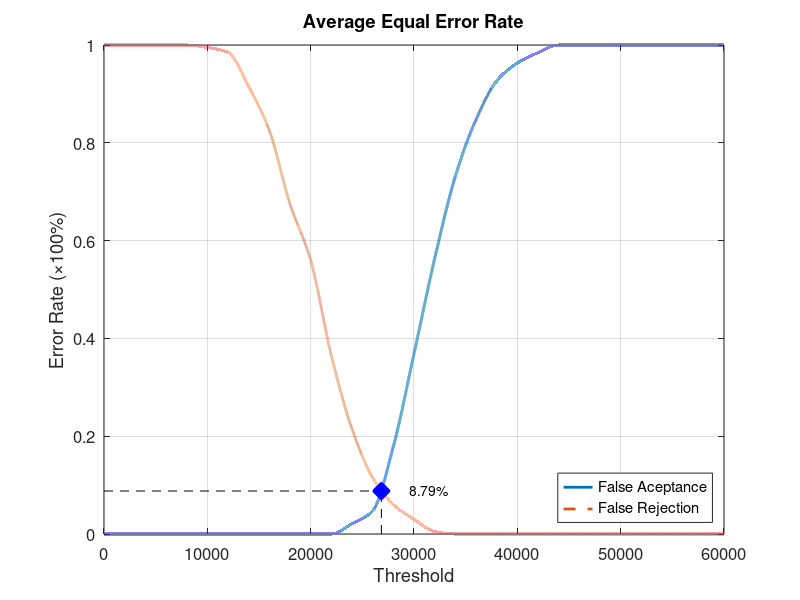
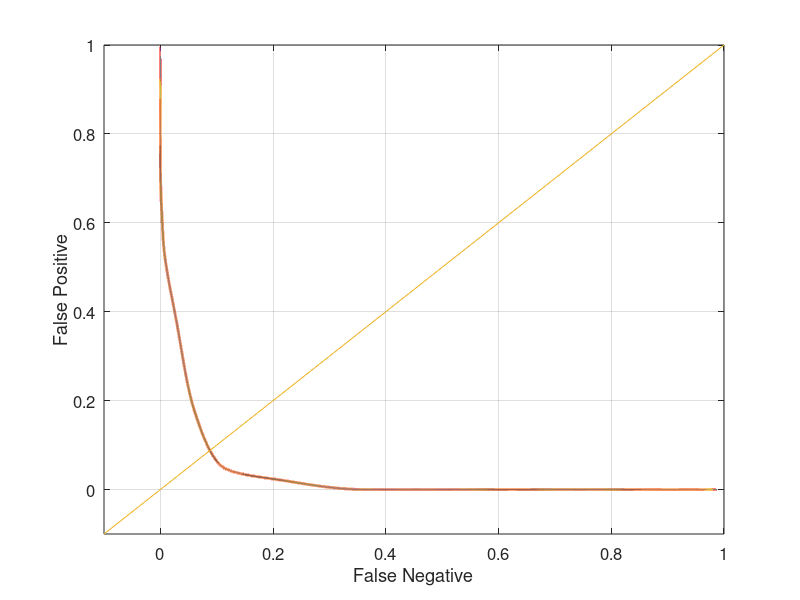

The MATLAB script that drew these images, in order:
function yEER = Database4_1
close all;
clear;
clc;
x = 0:2000:60000;
xq = 0:0.5:60000;

y0 = [0 0 0 0 0 0 0 0 0 0 0 0 0.0210526 0.0473684 0.178947 0.368421 0.563158 0.731579 0.847368 0.926316 0.963158 0.984211 1 1 1 1 1 1 1 1 1];
yy0 = interp1(x, y0, xq, 'pchip');
y1 = [1 1 1 1 1 0.995 0.985 0.915 0.825 0.675 0.56 0.365 0.215 0.115 0.06 0.03 0.005 0 0 0 0 0 0 0 0 0 0 0 0 0 0];
yy1 = interp1(x, y1, xq, 'pchip');

% Calculating EER: 
y2 = abs(y0 - y1);
find(y2 == min(y2))
yy2 = abs(yy0 - yy1);
xEER = find(yy2 == min(yy2));
xEERIndex = xq(xEER) % X-axis EER
yEER = yy0(xEER) % Y-axis EER

main = figure
plot(xq, yy0,'-','LineWidth', 2);	hold on
plot(xq, yy1,'--','LineWidth', 2);	hold on
plot([xEERIndex xEERIndex], [0 yEER], 'k--');	hold on
plot([0 xEERIndex], [yEER yEER], 'k--');	hold on
plot(xEERIndex, yEER, 'bx', 'LineWidth', 10);	hold on
text(xEERIndex + 10 * xEERIndex / 100, yEER, [num2str(round((10000 * yEER)) / 100) '%'])
legend('False Aceptance', 'False Rejection', 'Location', 'SouthEast')
xlabel('Threshold')
ylabel('Error Rate (\times100%)')
title('Average Equal Error Rate')
set(gca, 'FontSize', 12)
axis([0 60000 0 1])
grid on

print(main, 'Database4_1Main', '-dpng');
FNRxFPR = figure('Color', [1 1 1]);
plot(yy1, yy0, '-', yy1, yy0, 'LineWidth', 2);
hold on
y = -0.1:0.1:1
plot(y, y); 
set(gca, 'FontSize', 12)
xlabel('False Negative')
ylabel('False Positive')
axis([-0.1 1 -0.1 1])
set(gca, 'FontSize', 12)
grid on

print(FNRxFPR, 'Database4_1FNRxFPR','-dpng');
end
